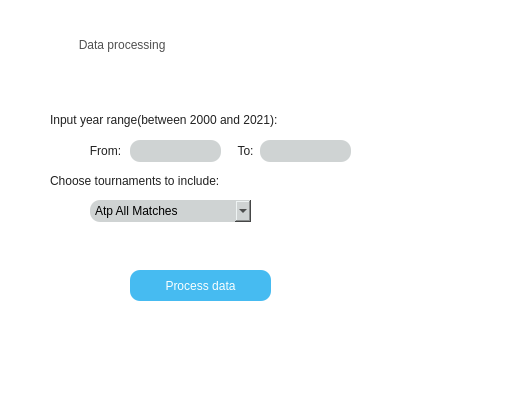
<?xml version="1.0" encoding="UTF-8"?>
<ui version="4.0">
 <class>MainWindow</class>
 <widget class="QMainWindow" name="MainWindow">
  <property name="geometry">
   <rect>
    <x>0</x>
    <y>0</y>
    <width>516</width>
    <height>395</height>
   </rect>
  </property>
  <property name="font">
   <font>
    <family>Segoe UI Semibold</family>
    <pointsize>10</pointsize>
    <weight>75</weight>
    <bold>true</bold>
   </font>
  </property>
  <property name="windowTitle">
   <string>ATP matches prediction - ML algorithms</string>
  </property>
  <property name="autoFillBackground">
   <bool>false</bool>
  </property>
  <property name="styleSheet">
   <string notr="true">background-color: rgb(255, 255, 255);</string>
  </property>
  <widget class="QWidget" name="centralwidget">
   <widget class="QLineEdit" name="lineEditFrom">
    <property name="geometry">
     <rect>
      <x>130</x>
      <y>140</y>
      <width>91</width>
      <height>22</height>
     </rect>
    </property>
    <property name="autoFillBackground">
     <bool>false</bool>
    </property>
    <property name="styleSheet">
     <string notr="true">background-color: rgb(207, 211, 211);
color: rgb(0, 0, 0);
border-style:outset;
border-radius:10px;
font: 75 10pt &quot;MS Shell Dlg 2&quot;;</string>
    </property>
    <property name="text">
     <string/>
    </property>
    <property name="alignment">
     <set>Qt::AlignCenter</set>
    </property>
   </widget>
   <widget class="QLabel" name="labelTournament">
    <property name="geometry">
     <rect>
      <x>50</x>
      <y>170</y>
      <width>191</width>
      <height>21</height>
     </rect>
    </property>
    <property name="styleSheet">
     <string notr="true">font: 10pt &quot;MS Shell Dlg 2&quot;;
color: rgb(33, 33, 33);</string>
    </property>
    <property name="text">
     <string>Choose tournaments to include:</string>
    </property>
   </widget>
   <widget class="QComboBox" name="comboBox">
    <property name="geometry">
     <rect>
      <x>90</x>
      <y>200</y>
      <width>161</width>
      <height>22</height>
     </rect>
    </property>
    <property name="styleSheet">
     <string notr="true">background-color: rgb(207, 211, 211);
color: rgb(0, 0, 0);
border : 1px black;
border-radius:10px;
font: 75 10pt &quot;MS Shell Dlg 2&quot;;</string>
    </property>
    <item>
     <property name="text">
      <string>Atp All Matches</string>
     </property>
    </item>
    <item>
     <property name="text">
      <string>Grand Slams</string>
     </property>
    </item>
    <item>
     <property name="text">
      <string>Australian Open</string>
     </property>
    </item>
    <item>
     <property name="text">
      <string>US Open</string>
     </property>
    </item>
    <item>
     <property name="text">
      <string>Roland Garros</string>
     </property>
    </item>
    <item>
     <property name="text">
      <string>Wimbledon</string>
     </property>
    </item>
    <item>
     <property name="text">
      <string>Atp + Challengers</string>
     </property>
    </item>
   </widget>
   <widget class="QLabel" name="labelTitle">
    <property name="geometry">
     <rect>
      <x>0</x>
      <y>30</y>
      <width>241</width>
      <height>31</height>
     </rect>
    </property>
    <property name="focusPolicy">
     <enum>Qt::WheelFocus</enum>
    </property>
    <property name="styleSheet">
     <string notr="true">font: 20pt '.SF NS Text';
color: rgb(80, 80, 80);</string>
    </property>
    <property name="text">
     <string> Data processing</string>
    </property>
    <property name="alignment">
     <set>Qt::AlignCenter</set>
    </property>
   </widget>
   <widget class="QLabel" name="labelImageAtp">
    <property name="geometry">
     <rect>
      <x>340</x>
      <y>260</y>
      <width>171</width>
      <height>131</height>
     </rect>
    </property>
    <property name="styleSheet">
     <string notr="true">background-image: url(:/tennis/1_WSaVCrl8q_68istViASidQ.jpeg);</string>
    </property>
    <property name="text">
     <string/>
    </property>
    <property name="pixmap">
     <pixmap resource="tennis_image.qrc">:/tennis/1_WSaVCrl8q_68istViASidQ.jpeg</pixmap>
    </property>
    <property name="scaledContents">
     <bool>true</bool>
    </property>
   </widget>
   <widget class="QLabel" name="labelImageData">
    <property name="geometry">
     <rect>
      <x>220</x>
      <y>10</y>
      <width>91</width>
      <height>71</height>
     </rect>
    </property>
    <property name="styleSheet">
     <string notr="true">background-image: url(:/tennis/data-processing.jpg);</string>
    </property>
    <property name="text">
     <string/>
    </property>
    <property name="pixmap">
     <pixmap>:/tennis/data-processing-icon-line-vector.jpg</pixmap>
    </property>
    <property name="scaledContents">
     <bool>true</bool>
    </property>
    <property name="wordWrap">
     <bool>false</bool>
    </property>
    <property name="margin">
     <number>-3</number>
    </property>
    <property name="indent">
     <number>8</number>
    </property>
   </widget>
   <widget class="QLabel" name="labelYear">
    <property name="geometry">
     <rect>
      <x>50</x>
      <y>110</y>
      <width>411</width>
      <height>20</height>
     </rect>
    </property>
    <property name="styleSheet">
     <string notr="true">font: 10pt &quot;MS Shell Dlg 2&quot;;
color: rgb(33, 33, 33);</string>
    </property>
    <property name="text">
     <string>Input year range(between 2000 and 2021):</string>
    </property>
   </widget>
   <widget class="QLabel" name="labelFrom">
    <property name="geometry">
     <rect>
      <x>90</x>
      <y>140</y>
      <width>31</width>
      <height>21</height>
     </rect>
    </property>
    <property name="styleSheet">
     <string notr="true">font: 75 9pt &quot;MS Shell Dlg 2&quot;;
color: rgb(33, 33, 33);</string>
    </property>
    <property name="text">
     <string>From:</string>
    </property>
    <property name="alignment">
     <set>Qt::AlignCenter</set>
    </property>
   </widget>
   <widget class="QLabel" name="labelTo">
    <property name="geometry">
     <rect>
      <x>230</x>
      <y>140</y>
      <width>31</width>
      <height>21</height>
     </rect>
    </property>
    <property name="styleSheet">
     <string notr="true">font: 75 9pt &quot;MS Shell Dlg 2&quot;;
color: rgb(33, 33, 33);</string>
    </property>
    <property name="text">
     <string>To:</string>
    </property>
    <property name="alignment">
     <set>Qt::AlignCenter</set>
    </property>
   </widget>
   <widget class="QLineEdit" name="lineEditTo">
    <property name="geometry">
     <rect>
      <x>260</x>
      <y>140</y>
      <width>91</width>
      <height>22</height>
     </rect>
    </property>
    <property name="autoFillBackground">
     <bool>false</bool>
    </property>
    <property name="styleSheet">
     <string notr="true">background-color: rgb(207, 211, 211);
color: rgb(0, 0, 0);
border-style:outset;
border-radius:10px;
font: 75 10pt &quot;MS Shell Dlg 2&quot;;</string>
    </property>
    <property name="text">
     <string/>
    </property>
    <property name="alignment">
     <set>Qt::AlignCenter</set>
    </property>
   </widget>
   <widget class="QPushButton" name="pushButton">
    <property name="geometry">
     <rect>
      <x>130</x>
      <y>270</y>
      <width>141</width>
      <height>31</height>
     </rect>
    </property>
    <property name="styleSheet">
     <string notr="true">color: rgb(250, 255, 255);
background-color: rgb(70, 187, 241);
border-style:outset;
border-radius:10px;
font: 75 14pt &quot;MS Shell Dlg 2&quot;;</string>
    </property>
    <property name="text">
     <string>Process data</string>
    </property>
   </widget>
   <zorder>labelImageData</zorder>
   <zorder>lineEditFrom</zorder>
   <zorder>labelTournament</zorder>
   <zorder>comboBox</zorder>
   <zorder>labelTitle</zorder>
   <zorder>labelImageAtp</zorder>
   <zorder>labelYear</zorder>
   <zorder>labelFrom</zorder>
   <zorder>labelTo</zorder>
   <zorder>lineEditTo</zorder>
   <zorder>pushButton</zorder>
  </widget>
 </widget>
 <resources>
  <include location="tennis_image.qrc"/>
 </resources>
 <connections/>
</ui>
